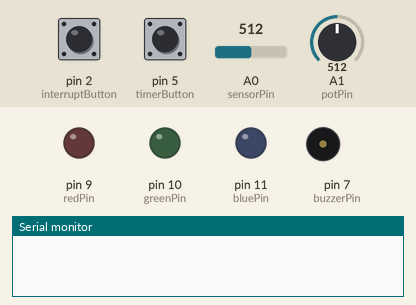
A sketch run on a simulated Arduino Uno, built with avr-gcc and run on an emulated ATmega328P. Shown: output pins drawn as LEDs (lit = HIGH), buzzer (waves = sounding, pin HIGH), the last lines printed to the serial monitor. The test bench sets the inputs (shaded band); at power-on: pin 5 (timerButton) LOW, pin 2 (interruptButton) HIGH, A0 (sensorPin) = 512, A1 (potPin) = 512.

Above: at 1.2 s.
1.3 s: pin 5 (timerButton) pulled HIGH for 0.15 s
2.9 s: pin 2 (interruptButton) pulled LOW for 0.15 s
At 2.97 s:
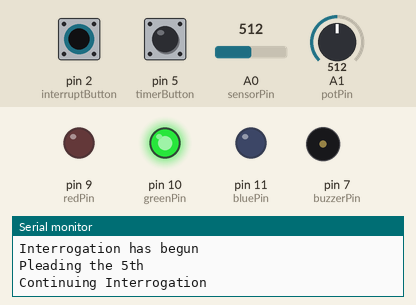
4.5 s: pin 2 (interruptButton) pulled LOW for 3.2 s
At 9.0 s:
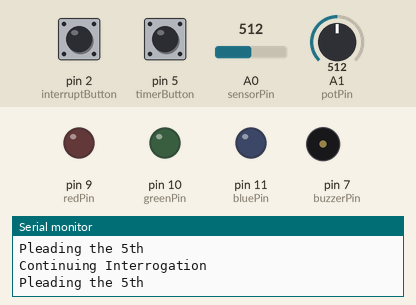
Timing chart, 0 to 10.5 s (numbered marks = the images above; inputs shaded):
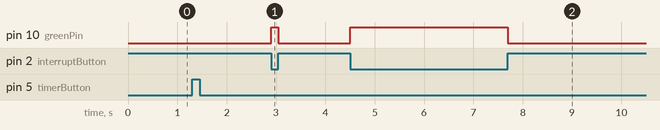

The sketch:

Lie_Detector.ino
```cpp
int redPin = 9;
int greenPin = 10;
int bluePin = 11;
int buzzerPin = 7; //piezotransducer
int potPin = 1; //potentiometer
int timerButton = 5;
int interruptButton = 2;
int sensorPin = 0; //input from thumbtacks
int band = 20; // adjust for sensitivity
long startTime; // store in starting time here
long duration; // variable to store how long the timer has been running
float secduration;  // variable to store the duration in seconds
int interroState = 0; //state of the interrogation
int toggle = 0;
volatile int pleadState = HIGH; //state of the interrogation according to the interrupt button


void setup() {
    pinMode(potPin, INPUT);
    pinMode(sensorPin, INPUT);
    pinMode(timerButton, INPUT);
    pinMode(interruptButton, INPUT);
    pinMode(redPin, OUTPUT);
    pinMode(greenPin, OUTPUT);
    pinMode(bluePin, OUTPUT);
    pinMode(buzzerPin, OUTPUT);
    Serial.begin(9600);
    attachInterrupt(0, handler, CHANGE);
}

void loop()
{
  if (digitalRead(timerButton) == HIGH) {
    toggle = 1;
  }
  else {
    if (toggle){
      interroState = !interroState;
      toggle = 0;
      Serial.print("Interrogation has begun\n");
    }
  }

    startTime = millis();

    while (interroState) {

      if (!pleadState){
        Serial.print("Pleading the 5th\n");
        plead();
        Serial.print("Continuing Interrogation\n");
      }

      if (digitalRead(2) == LOW){
        pleadState = HIGH;
      }
      else {
        pleadState = LOW;
      }

        int gsr = analogRead(sensorPin);
        int pot = analogRead(potPin);

        //person is lying
        if (gsr > pot + band) {
          digitalWrite(redPin, HIGH);
          digitalWrite(greenPin, LOW);
          digitalWrite(bluePin, LOW);

          beep();
        }

        //variable resistor needs to be adjusted
        else if (gsr < pot - band) {
           digitalWrite(bluePin, HIGH);
           digitalWrite(greenPin, LOW);
           digitalWrite(redPin, LOW);
        }

        //voltage at the sensor pin (A0) and the potentiometer (A1) are within the same range (band)
        else {
           digitalWrite(greenPin, HIGH);
           digitalWrite(bluePin, LOW);
           digitalWrite(redPin, LOW);
        }

        //Calculate the length of the interrogation
        duration = millis() - startTime;
        secduration = (float) duration / (1000);

        if (digitalRead(timerButton) == HIGH) {
          toggle = 1;
        }
        else {
          if (toggle){
            interroState = !interroState;
            toggle = 0;

            if (!interroState) {
              digitalWrite(redPin, LOW);
              digitalWrite(bluePin, LOW);
              digitalWrite(greenPin, LOW);

              Serial.print("The interrogation is over after "); // print out your results
              Serial.print(secduration);
              Serial.println(" seconds");
            }
          }
        }
      //}//end of if pleadState
    }//end of while interroState high
}//end of void loop

void beep() {
    // frequency is 5 Khz
    //creating a square wave with the note’s corresponding frequency (Pulse Width Modulation)
    for (int i = 0; i < 1000; i++) {
        digitalWrite(buzzerPin, HIGH);
        delayMicroseconds(100);
        digitalWrite(buzzerPin, LOW);
        delayMicroseconds(100);
    }
}

//LED is off when the interrupt button is pressed
void plead(){
  while (!pleadState){
    digitalWrite(redPin, LOW);
    digitalWrite(bluePin, LOW);
    digitalWrite(greenPin, LOW);
  }
}

void handler(){
  pleadState = !pleadState;
}
```

Measured:
- after the input at 2.9 s, pin 10 (greenPin): LOW → HIGH at once, → LOW 0.15 s later
- after the input at 4.5 s, pin 10 (greenPin): LOW → HIGH at once, → LOW 3.2 s later
